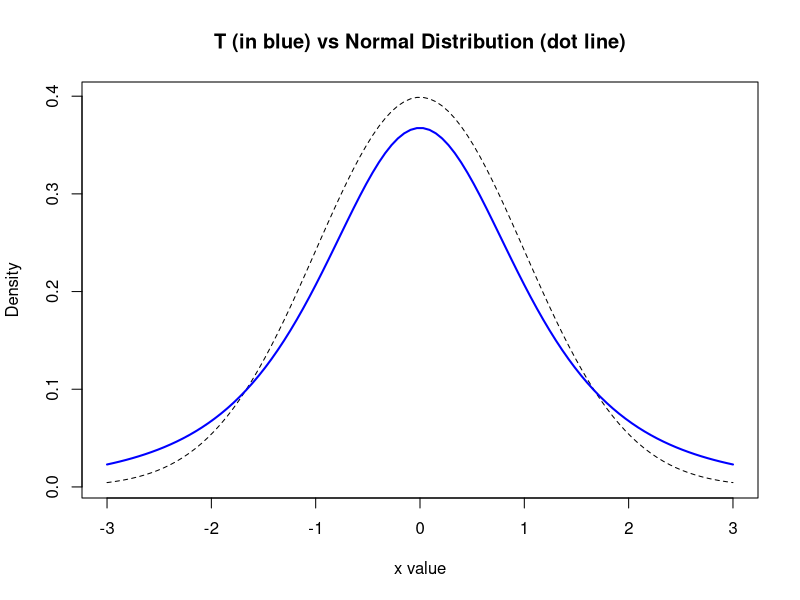
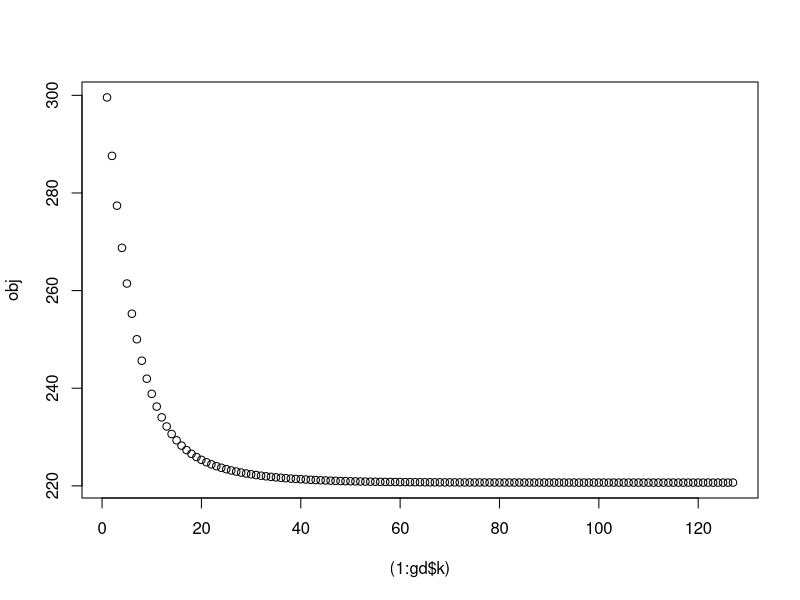
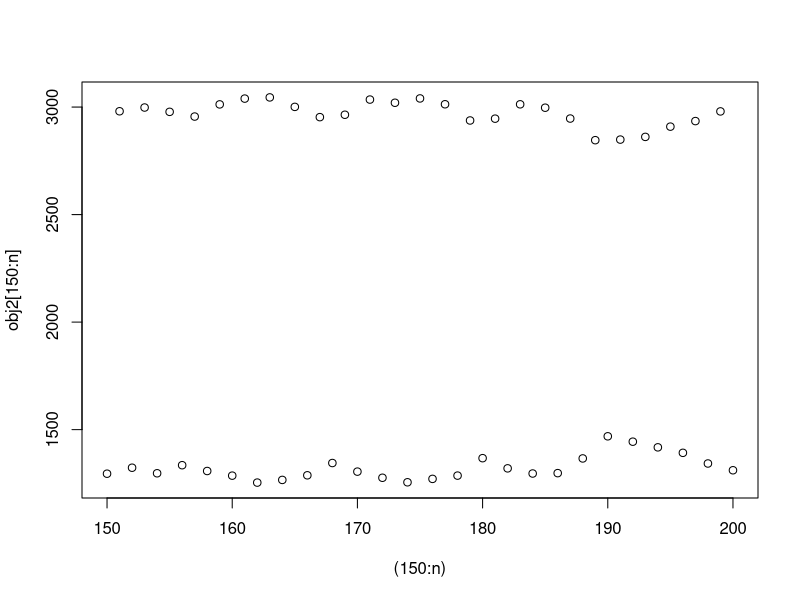

Write the R code that produced these figures, in order.
## ---- chunk 1
set.seed(1) # Please don't remove this code!
## ---- chunk 2
n <- 100
p <- 10
s <- 3
set.seed(0)
x <- matrix(rnorm(n*p), n, p)
b <- c(-0.7, 0.7, 1, rep(0, p-s))
y <- x %*% b + rt(n, df=2)
lm.coefs <- coef(lm(y ~ x+0))
## ---- chunk 3
z <- seq(-3, 3, length=100)
hz <- dnorm(z)

plot(z, hz, type="l", lty=2, xlab="x value",
  ylab="Density", main="T (in blue) vs Normal Distribution (dot line)")

lines(z, dt(z,3), lwd=2, col="blue")
## ---- chunk 4
psi <- function(r, c = 1) {
  return(ifelse(r^2 > c^2, 2*c*abs(r) - c^2, r^2))
}

huber.loss <- function(beta) {
  #return sum of psi() applied to the residuals
  return(sum(psi(y - x %*% beta)))
}
## ---- chunk 5
library(numDeriv)
grad.descent = function(f, x0, max.iter=200, step.size=0.05,stopping.deriv=0.01, ...) {
  
  n = length(x0)
  xmat = matrix(0,nrow=n,ncol=max.iter)
  xmat[,1] = x0
  
  for (k in 2:max.iter) {
    # Calculate the gradient
    grad.cur = grad(f,xmat[,k-1],...) 
    
    # Should we stop?
    if (all(abs(grad.cur) < stopping.deriv)) {
      k = k-1; break
    }
    
    # Move in the opposite direction of the grad
    xmat[,k] = xmat[,k-1] - step.size * grad.cur
  }

  xmat = xmat[,1:k] # Trim
  return(list(x=xmat[,k], xmat=xmat, k=k))
}

beta = rep(0, p)
gd<-grad.descent(huber.loss,beta,max.iter = 200, step.size = 0.001, stopping.deriv = 0.1)
#Return the number of iterations
gd$k
#Return the final coefficients
gd$x
## ---- chunk 6
obj <- rep(NA,gd$k)
for (i in 1:gd$k) {
  obj[i] <- huber.loss(gd$xmat[,i])
}
plot((1:gd$k),obj)
## ---- chunk 7
gd2<-grad.descent(huber.loss,beta,max.iter = 200, step.size = 0.1, stopping.deriv = 0.1)
obj2 <- rep(NA,gd2$k)
for (i in 1:gd2$k) {
  obj2[i] <- huber.loss(gd2$xmat[,i])
}
n <- gd2$k
plot((150:n),obj2[150:n])
## ---- chunk 8
lm.coefs
gd$x

sparse.grad.descent = function(f, x0, max.iter=200, step.size=0.05,stopping.deriv=0.01, ...) {
  
  n = length(x0)
  xmat = matrix(0,nrow=n,ncol=max.iter)
  xmat[,1] = x0
  
  for (k in 2:max.iter) {
    # Calculate the gradient
    grad.cur = grad(f,xmat[,k-1],...) 
    
    if (all(abs(grad.cur) < stopping.deriv)) {
      k = k-1; break
    }
    # Move in the opposite direction of the grad
    xmatv <- xmat[,k-1] - step.size * grad.cur
    xmatv <- ifelse(abs(xmatv)<.05,0,xmatv)
    xmat[,k] = xmatv
  }

  xmat = xmat[,1:k] # Trim
  return(list(x=xmat[,k], xmat=xmat, k=k))
}

gd.sparse<-sparse.grad.descent(huber.loss,beta,max.iter = 200, step.size = 0.001, stopping.deriv = 0.1)
gd.sparse$x
## ---- chunk 9
MSE <- function(beta) {
  return(sum((y - x %*% beta)^2))
}

MSE(b)
MSE(gd$x)
MSE(gd.sparse$x)

## ---- chunk 10
set.seed(10)
x <- matrix(rnorm(n*p), n, p)
y <- x %*% b + rt(n, df=2)
lm.coefs1 <- coef(lm(y ~ x+0))
gd1 <- grad.descent(huber.loss,beta,max.iter = 200, step.size = 0.001, stopping.deriv = 0.1)
gd.sparse1 <- sparse.grad.descent(huber.loss,beta,max.iter = 200, step.size = 0.001, stopping.deriv = 0.1)

#Estimates
gd1$x
gd.sparse1$x

#The two estimates look quite comparables

MSE(b)
MSE(gd1$x)
MSE(gd.sparse1$x)

## ---- chunk 11
MSE.gd <- rep(NA,10)
MSE.gds <- rep(NA,10)
for (i in 1:10) {
  x <- matrix(rnorm(n*p), n, p)
  y <- x %*% b + rt(n, df=2)
  gd1 <- grad.descent(huber.loss,beta,max.iter = 200, step.size = 0.001, stopping.deriv = 0.1)
  MSE.gd[i] <- MSE(gd1$x)
  gd.sparse1 <- sparse.grad.descent(huber.loss,beta,max.iter = 200, step.size = 0.001, stopping.deriv = 0.1)
  MSE.gds[i] <- MSE(gd.sparse1$x)
}
mean(MSE.gd)
mean(MSE.gds)
#the mean gradient descent sparse MSE is smaller

min(MSE.gd)
min(MSE.gds)
#the minimum gradient descent MSE is smaller
